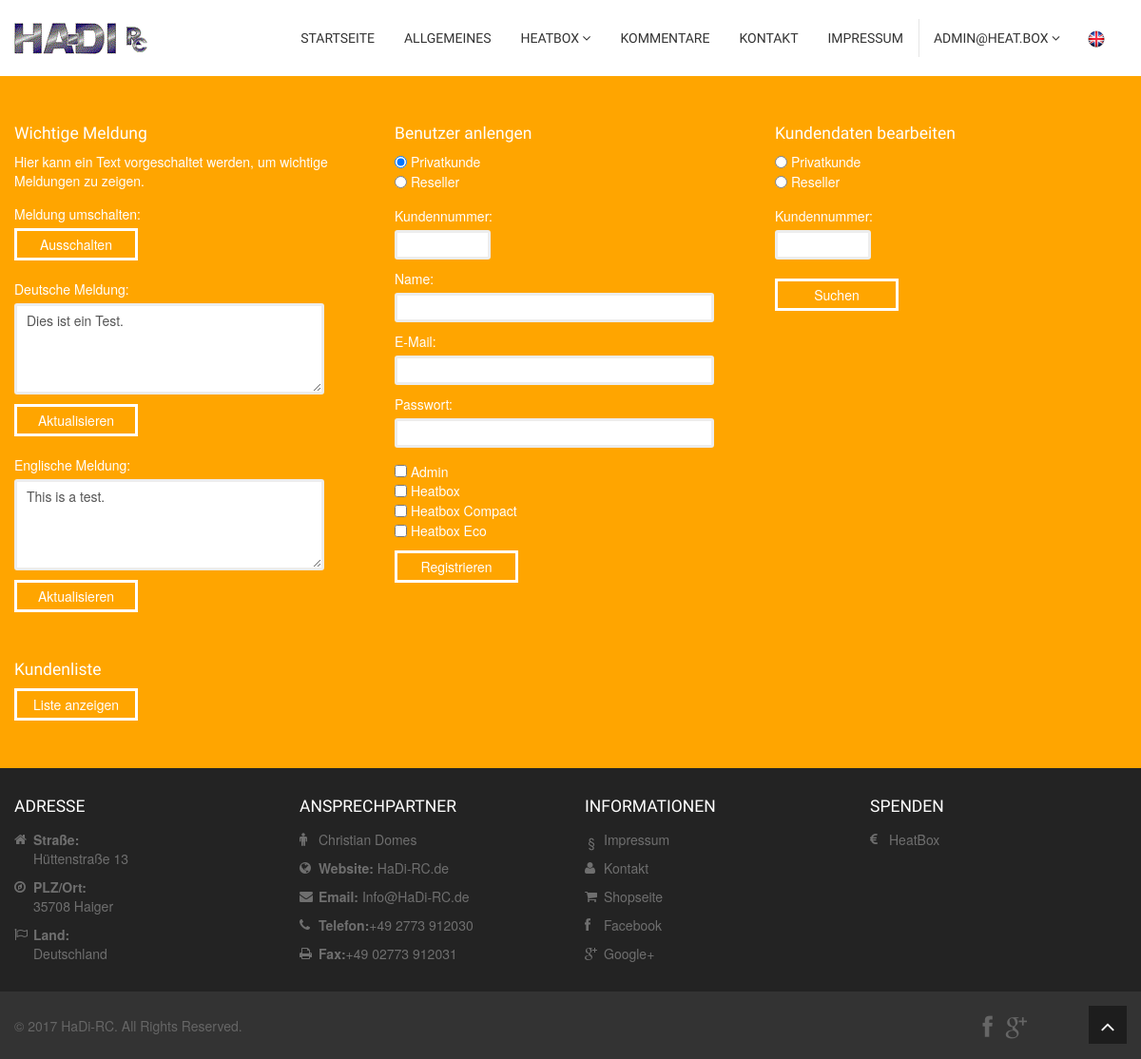
/heatbox_php3/adminpage.php (signed in), run on the app's committed database.
### tables this page shows
CREATE TABLE `texte` (
  `textid` int(11) NOT NULL,
  `textnr` int(11) NOT NULL,
  `text` varchar(1024) DEFAULT NULL,
  `seitennr` int(11) DEFAULT NULL,
  `sprachnr` int(11) DEFAULT NULL
);

### heatbox_php3/adminpage.php (the view, shortened to what this page needs)
<!DOCTYPE html>
 <html class="no-js">
<head>
    <link rel="stylesheet" href="css/bootstrap.min.css">
    <link rel="stylesheet" href="css/bootstrap-responsive.min.css">
    <link rel="stylesheet" href="css/font-awesome.min.css">
    <link rel="stylesheet" href="css/main.css">
    <link rel="stylesheet" href="css/sl-slide.css">
	<?php
		include('language.php');
	?>
</head>
<body>
    <?php
    require('config_text.php');
$query = '
	SELECT *
	FROM texte
	WHERE seitennr = "2"
	AND sprachnr = "'.$_SESSION['sprachnr'].'"
';
try{
	$abfrageheader = $db->query($query);
} catch(PDOException $ex){
		die("Failed to connect to the database: " . $ex->getMessage());
	}
echo ''.'
    <header class="navbar navbar-fixed-top">
        <div class="navbar-inner">
            <div class="container">
                <a class="btn btn-navbar" data-toggle="collapse" data-target=".nav-collapse">
                    <span class="icon-bar"></span>
                    <span class="icon-bar"></span>
                    <span class="icon-bar"></span>
                </a>
                <a id="logo" class="pull-left" href="index.php"></a>
                <div class="nav-collapse collapse pull-right">
                    <ul class="nav">
                        <li><a href="index.php">';
$text = $abfrageheader->fetch();
	echo ''.$text["text"].'</a></li>
                        <li><a href="hb_allgemein.php">';
$text = $abfrageheader->fetch();
	echo ''.$text["text"].'</a></li>
                        <li class="dropdown">
                            <a href="#" class="dropdown-toggle" data-toggle="dropdown">';
$text = $abfrageheader->fetch();
	echo ''.$text["text"].' <i class="icon-angle-down"></i></a>
                            <ul class="dropdown-menu">
                            	<li class="nav-header"><a href="hb.php">';
$text = $abfrageheader->fetch();
	echo ''.$text["text"].'</a></li>
                                <li><a href="hb_tec.php">';
$text = $abfrageheader->fetch();
	echo ''.$text["text"].'</a></li>
                                <li><a href="hb_anl.php">';
$text = $abfrageheader->fetch();
	echo ''.$text["text"].'</a></li>
                                <li class="divider"></li>
 								<li class="nav-header"><a href="hb_comp.php">';
$text = $abfrageheader->fetch();
	echo ''.$text["text"].'</a></li>
                                <li><a href="hb_comp_tec.php">';
$text = $abfrageheader->fetch();
	echo ''.$text["text"].'</a></li>
                                <li><a href="hb_comp_anl.php">';
$text = $abfrageheader->fetch();
	echo ''.$text["text"].'</a></li>
                                <li class="divider"></li>
                                <li class="nav-header"><a href="hb_eco.php">';
$text = $abfrageheader->fetch();
	echo ''.$text["text"].'</a></li>
                                <li><a href="hb_eco_tec.php">';
$text = $abfrageheader->fetch();
	echo ''.$text["text"].'</a></li>
                                <li><a href="hb_eco_anl.php">';
$text = $abfrageheader->fetch();
	echo ''.$text["text"].'</a></li>
                                <li class="divider"></li>';
	echo '<li><a href="geschichte.php">';
$text = $abfrageheader->fetch();
	echo ''.$text["text"].'</a></li>
	<li><a href="testberichte.php">';
$text = $abfrageheader->fetch();
	echo ''.$text["text"].'</a></li>
                                <li><a href="faq.php">';
$text = $abfrageheader->fetch();
	echo ''.$text["text"].'</a></li>
                                <li><a href="spende.php">';
$text = $abfrageheader->fetch();
	echo ''.$text["text"].'</a></li>
                            </ul>
                        </li>
						<li><a href="kommentar.php">';
$text = $abfrageheader->fetch();
	echo ''.$text["text"].'</a></li>
                        <li><a href="kontakt.php">';
$text = $abfrageheader->fetch();
	echo ''.$text["text"].'</a></li>
                        <li><a href="impressum.php">';
$text = $abfrageheader->fetch();
	echo ''.$text["text"].'</a></li>
						';
include('loginstatus.php');
echo '
						<li>
							<form method="post">';
								echo '
							</form>
						</li>
                    </ul>
                </div>
            </div>
        </div>
    </header>
    ';
?>
	<section class="main-info">
		<div class="container">
			<div class="row-fluid">
				<div class="span4">
					<h4>Wichtige Meldung</h4>
					<?php
						include 'sysinfopagetoggle.php';
					?>
					Hier kann ein Text vorgeschaltet werden, um wichtige Meldungen zu zeigen.
					<label style="margin-top: 15px;">Meldung umschalten:</label>
					<form action="sysinfopagetoggle.php" method="post">
					</form>
					<label>Deutsche Meldung:</label>
					<form action="sysinfopagetoggle.php" method="post">
						<textarea name="sysinfoDE" rows="4" style="width:300px; padding:5px 10px;"><?php showTextDE() ?></textarea>
						<input type="submit" name="updateDE" value="Aktualisieren" class="btn btn-transparent" style="width:130px" />
					</form>
					<label>Englische Meldung:</label>
					<form action="sysinfopagetoggle.php" method="post">
						<textarea name="sysinfoEN" rows="4" style="width:300px; padding:5px 10px;"><?php showTextEN() ?></textarea>
						<input type="submit" name="updateEN" value="Aktualisieren" class="btn btn-transparent" style="width:130px" />
					</form>
				</div>
				<div class="span4">
					<h4>Benutzer anlengen</h4>
					<form method="post">
						<input type="radio" name="kunde" value="P" checked style="margin: 0px 0px 4px;">&nbsp;Privatkunde</input><br>
						<input type="radio" name="kunde" value="R" style="margin: 0px 0px 4px;">&nbsp;Reseller</input>
						<label style="margin-top: 15px;">Kundennummer:</label>
						<input type="text" name="knr" value="" maxlength=8 style="min-height: 25px; width: 65px;"/>
						<label>Name:</label>
						<input type="text" name="username" value="" style="min-height: 25px; width: 300px;"/>
						<label>E-Mail:</label>
						<input type="text" name="email" value="" style="min-height: 25px; width: 300px;"/>
						<label>Passwort:</label>
						<input type="password" name="password" value="" style="min-height: 25px; width: 300px; margin-bottom: 15px;"/><br>
						<input type="checkbox" name="istadmin" style="margin: 0px 0px 4px;">&nbsp;Admin</input><br>
						<input type="checkbox" name="hatheatbox" style="margin: 0px 0px 4px;">&nbsp;Heatbox</input><br>
						<input type="checkbox" name="hatcompact" style="margin: 0px 0px 4px;">&nbsp;Heatbox Compact</input><br>
						<input type="checkbox" name="hateco" style="margin: 0px 0px 4px;">&nbsp;Heatbox Eco</input><br>
						<input type="submit" name="register" value="Registrieren" class="btn btn-transparent" style="margin-top:10px;width:130px" />
					</form>
				</div>
				<div class="span4">
					<h4>Kundendaten bearbeiten</h4>
					<form method="post">
						<input type="radio" name="typ" value="P" style="margin: 0px 0px 4px;">&nbsp;Privatkunde</input><br>
						<input type="radio" name="typ" value="R" style="margin: 0px 0px 4px;">&nbsp;Reseller</input>
						<label style="margin-top: 15px;">Kundennummer:</label>
						<input type="text" name="kundennummer" value="" maxlength=8 style="min-height: 25px; width: 65px;"/><br>
						<input type="submit" name="showuser" value="Suchen" class="btn btn-transparent" style="margin-top:10px;width:130px" />
					</form>
				</div>
			</div>
			<div style="margin-top: 30px;">
				<h4>Kundenliste</h4>
				<input type="button" id="toggleList" value="Liste anzeigen" class="btn btn-transparent" onclick="showList()" style="width:130px" />
			</div>
				<?php
					include 'userausgeben.php';
				?>
		</div>
	</section>
<?php
	include('footer.php');
?>
</body>
</html>

### heatbox_php3/footer.php
<?php
require('config_text.php');
$query = '
	SELECT *
	FROM texte
	WHERE seitennr = "3"
	AND sprachnr = "'.$_SESSION['sprachnr'].'"
';
try{
	$abfragefooter = $db->query($query);
} catch(PDOException $ex){
		die("Failed to connect to the database: " . $ex->getMessage());
	}
echo '
	<section id="bottom" class="main">
		<div class="container">
			<div class="row-fluid">
				<div class="span3">
					<h4>';
$text = $abfragefooter->fetch();
	echo ''.$text["text"].'</h4>
					<ul class="unstyled address">
						<li>
							<i class="icon-home"></i>
							<strong>';
$text = $abfragefooter->fetch();
	echo ''.$text["text"].':</strong><br />
							';
$text = $abfragefooter->fetch();
	echo ''.$text["text"].'
						</li>
						<li>
							<i class="icon-compass"></i>
							<strong>';
$text = $abfragefooter->fetch();
	echo ''.$text["text"].':</strong><br />
							';
$text = $abfragefooter->fetch();
	echo ''.$text["text"].'
						</li>
						<li>
							<i class="icon-flag-alt"></i>
							<strong>';
$text = $abfragefooter->fetch();
	echo ''.$text["text"].':</strong><br />
							';
$text = $abfragefooter->fetch();
	echo ''.$text["text"].'
					   </li>
					</ul>
				</div>
				<div class="span3">
					<h4>';
$text = $abfragefooter->fetch();
	echo ''.$text["text"].'</h4>
					<div>
						<ul class="unstyled address">
							<li>
								<i class="icon-male"></i>
								';
$text = $abfragefooter->fetch();
	echo ''.$text["text"].'</li>
							<li>
								<i class="icon-globe"></i>
								<strong>';
$text = $abfragefooter->fetch();
	echo ''.$text["text"].':</strong> <a href="http://www.HaDi-RC.de">HaDi-RC.de</a>
							</li>
							<li>
								<i class="icon-envelope"></i>
								<strong>';
$text = $abfragefooter->fetch();
	echo ''.$text["text"].': </strong> Info@HaDi-RC.de
							</li>
							<li>
								<i class="icon-phone"></i>
								<strong>';
$text = $abfragefooter->fetch();
	echo ''.$text["text"].':</strong>';
$text = $abfragefooter->fetch();
	echo ''.$text["text"].'
							</li>
							<li>
								<i class="icon-print"></i>
								<strong>';
$text = $abfragefooter->fetch();
	echo ''.$text["text"].':</strong>';
$text = $abfragefooter->fetch();
	echo ''.$text["text"].'
							</li>
						</ul>
					</div>
				</div>
				<div class="span3">
					<h4>';
$text = $abfragefooter->fetch();
	echo ''.$text["text"].'</h4>
					<div>
						<ul class="unstyled address">
							<li>
								<i class="icon"><img src="images/ico/impr.png" style="height:14px" /></i>
								<a href="impressum.php">';
$text = $abfragefooter->fetch();
	echo ''.$text["text"].'</a>
							</li>
							<li>
								<i class="icon-user"></i>
								<a href="kontakt.php">';
$text = $abfragefooter->fetch();
	echo ''.$text["text"].'</a>
							</li>
							<li>
								<i class="icon-shopping-cart"></i>
								<a href="http://www.hadi-rc.de" target="_blank">';
$text = $abfragefooter->fetch();
	echo ''.$text["text"].'</a>
							</li>
							<li>
								<i class="icon-facebook"></i>
								<a href="https://www.facebook.com/HaDiRC/" target="_blank">';
$text = $abfragefooter->fetch();
	echo ''.$text["text"].'</a>
							</li>
							<li>
								<i class="icon-google-plus"></i>
								<a href="https://plus.google.com/117160856069921192058" target="_blank">';
$text = $abfragefooter->fetch();
	echo ''.$text["text"].'</a>
							</li>
						</ul>
					</div>
				</div>
				<div class="span3">
					<h4>';
$text = $abfragefooter->fetch();
	echo ''.$text["text"].'</h4>
					<div>
						<ul class="unstyled address">
							<li>
								<i class="icon-euro"></i>
								<a href="spende.php">';
$text = $abfragefooter->fetch();
	echo ''.$text["text"].'</a>
							</li>
						</ul>
					</div>
				</div>
			</div>
		</div>
	</section>
	<footer id="footer">
		<div class="container">
			<div class="row-fluid">
				<div class="span5 cp">
					&copy; 2017 HaDi-RC. All Rights Reserved.
				</div>
				<div class="span6">
					<ul class="social pull-right">
						<li><a href="https://www.facebook.com/HaDiRC/" target="_blank"><i class="icon-facebook"></i></a></li>
						<li><a href="https://plus.google.com/117160856069921192058" target="_blank"><i class="icon-google-plus"></i></a></li>
					</ul>
				</div>
				<div class="span1">
					<a id="gototop" class="gototop pull-right" href="#"><i class="icon-angle-up"></i></a>
				</div>
			</div>
		</div>
	</footer>
	';
?>

### heatbox_php3/css/main.css (style rules this page uses)
body { padding-top: 80px; font-size: 14px; color: #34495e; background: #FFFFFF }
body h1, body h2, body h3, body h4, body .created { font-family: "Fjalla One"; font-weight: normal }
body h3, body h4 { margin-top: 0 }
.btn { -webkit-border-radius: 0; -moz-border-radius: 0; border-radius: 0; border: 0; background-image: none; text-shadow: none; -webkit-box-shadow: none; -moz-box-shadow: none; box-shadow: none }
.btn.btn-transparent { border: 3px solid #fff; background: transparent; color: #fff }
a { color: orange; -webkit-transition: 300ms; -moz-transition: 300ms; -o-transition: 300ms; transition: 300ms }
body > section { padding: 50px 0 }
header.navbar .navbar-inner { background: #fff !important; border: 0; -webkit-box-shadow: none; -moz-box-shadow: none; box-shadow: none }
header #logo { width: 220px; height: 80px; background: url(../images/logo.png) no-repeat 0 50% }
header.navbar { margin-bottom: 0 }
header.navbar .nav { margin-top: 20px }
header.navbar .nav > li { margin-left: 1px }
header.navbar .nav > li > a { padding-top: 10px; padding-bottom: 10px; color: #333; font-family: "Fjalla One"; font-size: 14px; text-transform: uppercase; text-shadow: none }
.main-info { background-color: orange; color: white }
.main-info h4 { color: white }
#bottom { background: #232323; color: #6f6f6f; padding: 30px 0px 20px; }
#bottom h4 { margin-top: 0; margin-bottom: 15px }
#bottom h1, #bottom h2, #bottom h3, #bottom h4, #bottom h5, #bottom h6 { color: #fff }
#bottom a { color: #6f6f6f }
#bottom ul.address > li { position: relative; padding-left: 20px; margin-top: 10px }
#bottom ul.address > li:first-child { margin-top: 0 }
#bottom ul.address > li > i { position: absolute; top: 3px; left: 0 }
#footer { background: #333; padding-top: 15px; padding-bottom: 15px; color: #666 }
#footer a { color: #666 }
#footer #gototop { height: 40px; line-height: 40px; width: 40px; text-align: center; display: inline-block; background: #1d1d1d; font-size: 24px; color: #fff }
#footer .cp { margin-top: 11px }
ul.social { list-style: none; margin: 10px 0 0; padding: 0; display: inline-block }
ul.social > li { display: inline-block; margin: 0 5px }
ul.social > li > a { font-size: 24px; color: #666 }
select, textarea, input[type="text"], input[type="password"], input[type="datetime"], input[type="datetime-local"], input[type="date"], input[type="month"], input[type="time"], input[type="week"], input[type="number"], input[type="email"], input[type="url"], input[type="search"], input[type="tel"], input[type="color"], .uneditable-input { -webkit-border-radius: 3px; -moz-border-radius: 3px; border-radius: 3px; -webkit-box-shadow: none; -moz-box-shadow: none; box-shadow: none; min-height: 50px; padding: 0 15px; border: 3px solid #ededed }

### data on the page
texte: text "STARTSEITE"
texte: text "ALLGEMEINES"
texte: text "HEATBOX"
texte: text "KOMMENTARE"
texte: text "KONTAKT"
texte: text "IMPRESSUM"
texte: sysinfoDE "Dies ist ein Test."
texte: sysinfoEN "This is a test."
texte: text "ADRESSE"
texte: text "Straße"
texte: text "Hüttenstraße 13"
texte: text "PLZ/Ort"
texte: text "35708 Haiger"
texte: text "Land"
texte: text "Deutschland"
texte: text "ANSPRECHPARTNER"
texte: text "Christian Domes"
texte: text "Website"
texte: text "Email"
texte: text "Telefon"
texte: text "+49 2773 912030"
texte: text "Fax"
texte: text "+49 02773 912031"
texte: text "INFORMATIONEN"
texte: text "Impressum"
texte: text "Kontakt"
texte: text "Shopseite"
texte: text "Facebook"
texte: text "Google+"
texte: text "SPENDEN"
texte: text "HeatBox"

### other printed values
$_SESSION['user']['email'] "ADMIN@HEAT.BOX"
